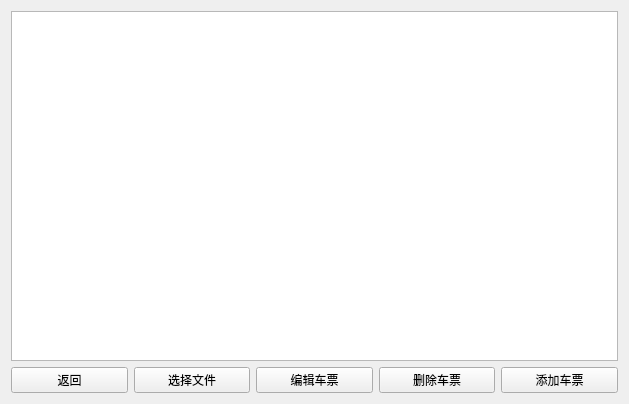
<?xml version="1.0" encoding="UTF-8"?>
<ui version="4.0">
 <class>TripManager</class>
 <widget class="QWidget" name="TripManager">
  <property name="geometry">
   <rect>
    <x>0</x>
    <y>0</y>
    <width>629</width>
    <height>404</height>
   </rect>
  </property>
  <property name="windowTitle">
   <string>Form</string>
  </property>
  <layout class="QVBoxLayout" name="verticalLayout">
   <item>
    <widget class="QTableView" name="TicketList"/>
   </item>
   <item>
    <layout class="QHBoxLayout" name="horizontalLayout_2">
     <property name="topMargin">
      <number>0</number>
     </property>
     <item>
      <widget class="QPushButton" name="backButton">
       <property name="text">
        <string>返回</string>
       </property>
      </widget>
     </item>
     <item>
      <widget class="QPushButton" name="selectFile">
       <property name="text">
        <string>选择文件</string>
       </property>
      </widget>
     </item>
     <item>
      <widget class="QPushButton" name="EditTicket">
       <property name="text">
        <string>编辑车票</string>
       </property>
      </widget>
     </item>
     <item>
      <widget class="QPushButton" name="RemoveTicket">
       <property name="text">
        <string>删除车票</string>
       </property>
      </widget>
     </item>
     <item>
      <widget class="QPushButton" name="newTicket">
       <property name="text">
        <string>添加车票</string>
       </property>
      </widget>
     </item>
    </layout>
   </item>
  </layout>
 </widget>
 <resources/>
 <connections/>
</ui>
